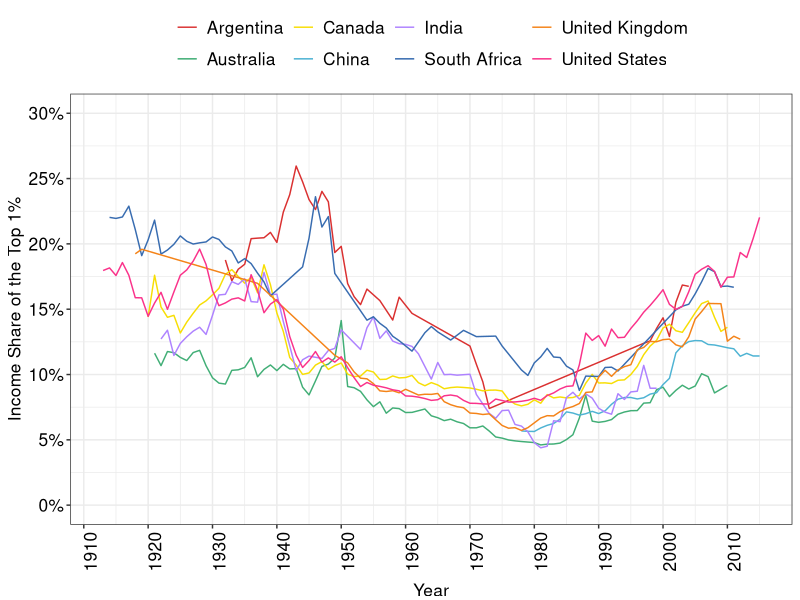
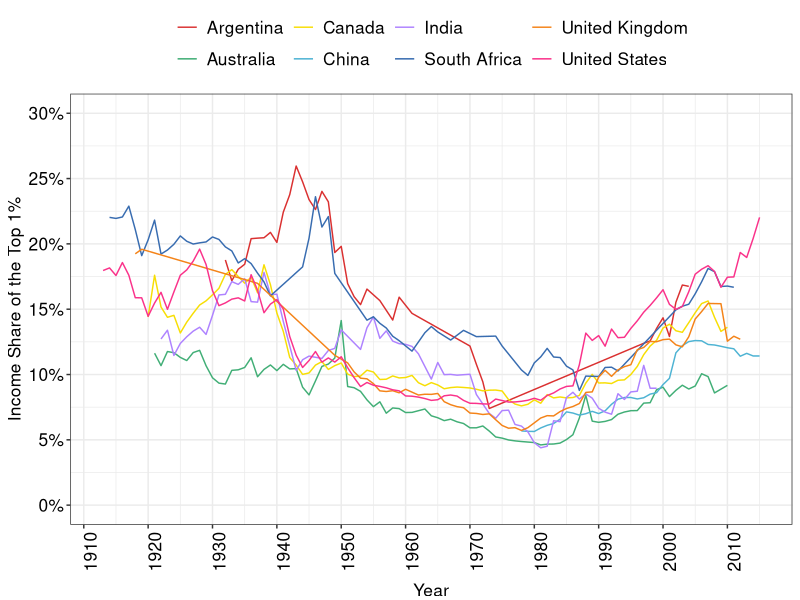

Write R code to recreate these figures, in order.
require(shape)
library(tidyverse)
library(lubridate)
library(openxlsx)
library(readxl)

income_share <- read_excel("capitalism/income_share.xlsx")

COL <- c("#7fc97f", "#beaed4", "#fdc086", "#ffff99", "#386cb0", "#f0027f", "#bf5b17", "#666666")
COLA <- c("#e0f3db", "#99d8c9","#66c2a4","#41ae76", "#238b45", "#005824", "#f0027f")
COLB <- c("#c6dbef", "#4eb3d3", "#2b8cbe", "#0868ac","#084081", "#9e9ac8","#f0027f")
COLC <- c("#fcfbfd", "#efedf5", "#dadaeb", "#bcbddc", "#9e9ac8", "#807dba", "#6a51a3", "#54278f", "#3f007d")
COLD <- c("#DA3030","#41ae76","#F7DE04", "#4eb3d3","#AE82FF","#386cb0","#F48318","#FA328A", "#DA3030")

#Cleaning the wealth share data. Source: CORE
income_share_gathered <- income_share %>% 
  gather(Country,income_share, c("Australia", "Argentina", "Canada", "China", "India", "South Africa", "United Kingdom", "United States") )

income_share1 <- income_share_gathered[-c(1, 105, 209, 313, 417, 521, 625, 729), ]

income_share2 <- income_share1 %>%
  mutate(Year = ifelse(Country == "Australia", ...1, ifelse(Country == "Argentina", ...3, ifelse(Country == "Canada", ...5, ifelse(Country == "China", ...7, ifelse(Country == "India", ...9, ifelse(Country == "South Africa", ...11, ifelse(Country == "United Kingdom", ...13, ifelse(Country == "United States", ...15, NA)))))))))

income_share2$income_share = as.numeric(as.character(income_share2$income_share))

income_share3 <- income_share2 %>%
  select(-c("...1", "...3", "...5", "...7", "...9", "...11", "...13", "...15")) %>%
  filter(!is.na(income_share)) %>%
  mutate(income_share_decimal = (income_share)/100)

#Plotting the data
income_share_plot <- ggplot(income_share3, aes(x = Year, y = income_share_decimal, group = Country, color = Country)) +
  geom_line() +
  ylab("Income Share of the Top 1%") +
  scale_y_continuous(breaks = seq(0, 0.3, by = 0.05), labels = scales::percent_format(accuracy = 1), limits = c(0,0.3)) +
  scale_x_continuous(breaks = seq(1910, 2015, by = 10)) +
  theme_bw() +
  theme(legend.position="top",
        legend.title=element_blank(),
        axis.title.y = element_text(size = 12.5, vjust = 1),
        legend.text=element_text(size=12.5),
        axis.text.x = element_text(size = 12.5, angle = 90, color = "black"),
        axis.text.y = element_text(size = 12.5, color = "black"),
        axis.title.x = element_text(size = 12.5, vjust = -1)) + 
  scale_color_manual(values = COLD)


print(income_share_plot)

#Save plot to PDF
ggsave(income_share_plot, filename = "income_share_top_1percent.pdf",
       path = "capitalism",
       width = 9, height = 7, units = "in")


dev.off()
